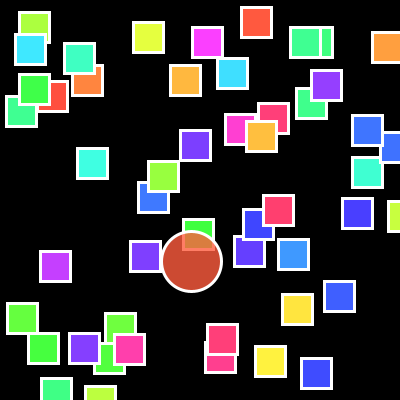
Frame 1 (no input)
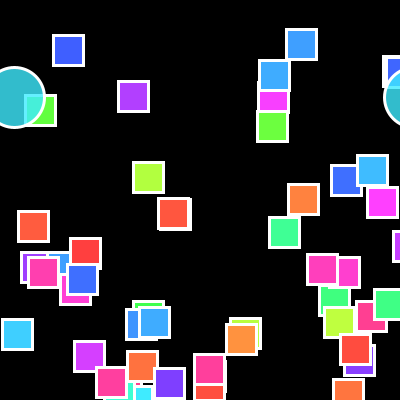
Frame 60 (the mouse pressed at the canvas centre just before this capture)
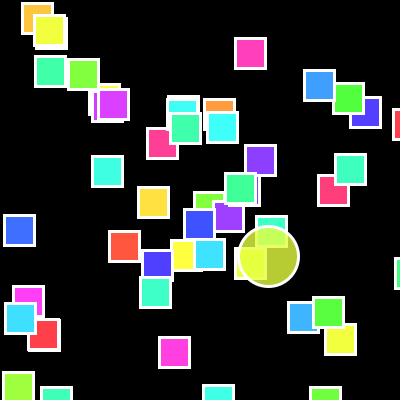
Frame 120 (the mouse held since frame 60 and released just before this capture)

The Processing sketch that drew these frames (run headless with seeded random() and noise(); from frame 60 on, the mouse is pressed at the canvas centre):

// Processing sketch: processing_64008
// ── processing_64008.pde

// initilize the square coordinates and colors
int[] x = new int[50];
int[] y = new int[x.length];
int[] col = new int[x.length];

// initialize the circle coordinates, size, and speed
int bX,bY;
int bSize;
int bXSpeed, bYSpeed;

// initialize the background color
color bgCol = color(0,0,0);

void setup() {
  size(400,400);
  
  // set the stroke to white and 3-pixels thick
  stroke(255);
  strokeWeight(3);
  
  // change the color mode to HSB
  colorMode(HSB,360,100,100,100);
  
  // set the x, y, and colors for you background squares
  for(int i=0;i<x.length;i++) {
    x[i] = int(random(width));
    y[i] = int(random(height));
    col[i] = int(random(360));
  }
  
  // set the ball coordinates, size and speed
  bX = int(random(width));
  bY = int(random(height));
  bSize = 60;
  bXSpeed = int(random(-3,3)); if (bXSpeed < 0) { bXSpeed -= 2; } else { bXSpeed += 2; }
  bYSpeed = int(random(-3,3)); if (bYSpeed < 0) { bYSpeed -= 2; } else { bYSpeed += 2; }

  smooth();
  frameRate(30);
  
  noCursor();
}

void draw() {
  background(bgCol);
  
  // draw your background squares
  for(int i=0;i<x.length;i++) {
    fill(col[i],75,100);
    rect(x[i],y[i],30,30);
  }
  
  // draw the ball
  fill(norm(abs(width/2 - bX),0,360)*360,75,100,80);
  ellipse(bX,bY,bSize,bSize);
  // draw duplicates for edge overlap
  ellipse(bX+width,bY,bSize,bSize);
  ellipse(bX-width,bY,bSize,bSize);
  ellipse(bX,bY+height,bSize,bSize);
  ellipse(bX,bY-height,bSize,bSize);
  // move the ball
  bX += bXSpeed;
  bY += bYSpeed;
  // ball wraparound
  if (bX < 0)       bX = bX + width;
  if (bX > width)   bX = bX - width;
  if (bY < 0)       bY = bY + height;
  if (bY > height)  bY = bY - height;
  
  if ((frameCount % 50) == 0) {
    // change the colors for you background squares
    for(int i=0;i<x.length;i++) {
      x[i] = int(random(width));
      y[i] = int(random(height));
      col[i] = int(random(360));
    }
  }
  if ((frameCount % 100) == 0) {
    bXSpeed = int(random(-3,3)); if (bXSpeed < 0) { bXSpeed -= 3; } else { bXSpeed += 3; }
    bYSpeed = int(random(-3,3)); if (bYSpeed < 0) { bYSpeed -= 3; } else { bYSpeed += 3; }
  }
  if ((frameCount % 150) == 0) {
    // change the background color
    bgCol = color(int(random(360)),75,100);
  }
}

void mousePressed() {
  bX = int(random(width));
  bY = int(random(height));
}
